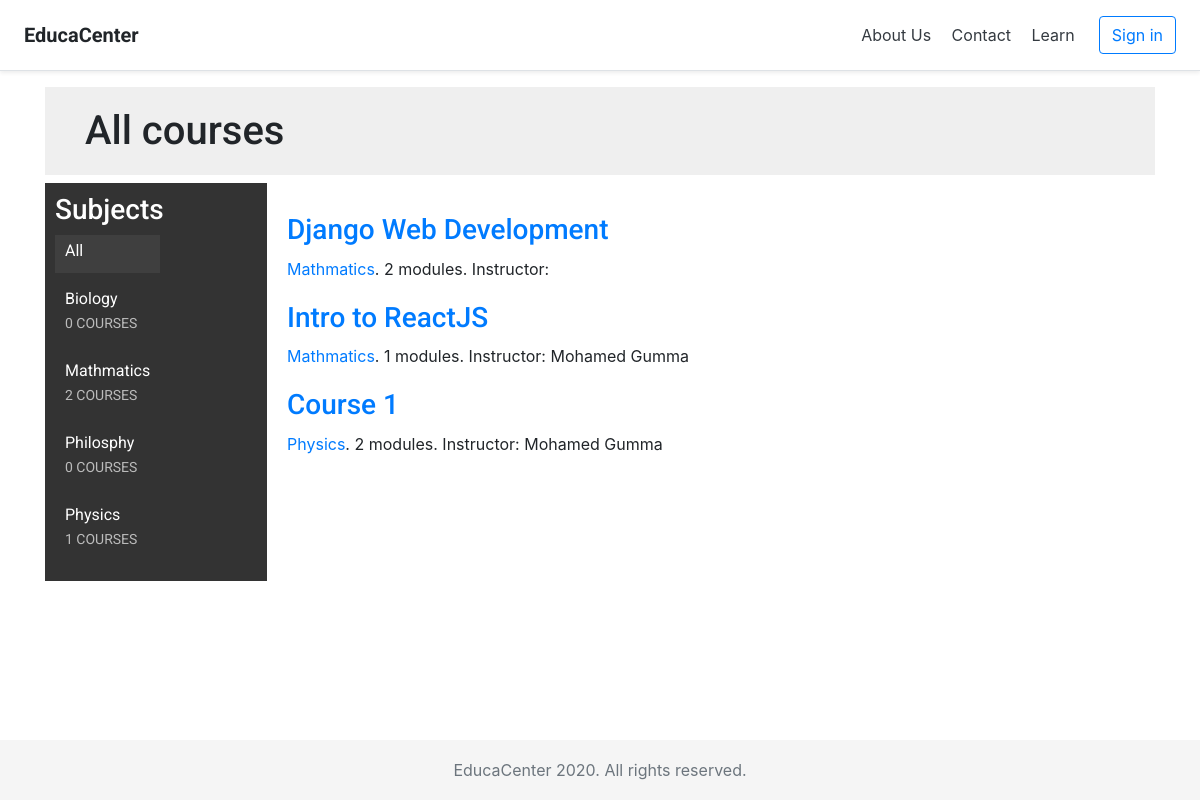
The app's page /, older data.
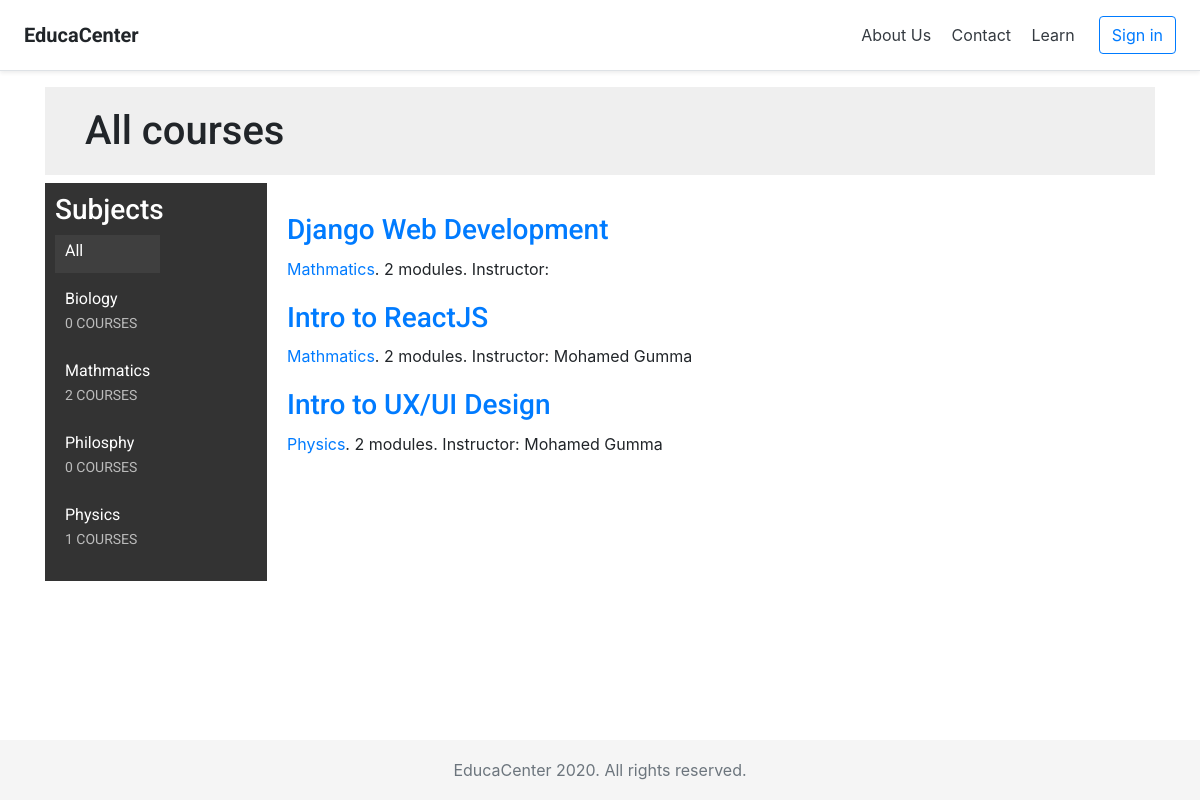
The same page, newer data.
### courses/models.py (models this page shows, shortened)
class Subject(models.Model):
    title = models.CharField(max_length=200)
    slug = models.SlugField(max_length=200, unique=True)
    class Meta:
        ordering = ['title']
    def __str__(self):
        return self.title

class Course(models.Model):
    owner = models.ForeignKey(User,related_name='courses_created',
                            on_delete=models.CASCADE)
    subject = models.ForeignKey(Subject,
                            related_name='courses',
                            on_delete=models.CASCADE)
    title = models.CharField(max_length=200)
    slug = models.SlugField(max_length=200, unique=True)
    overview = models.TextField()
    created = models.DateTimeField(auto_now_add=True)
    students = models.ManyToManyField(User,
                                    related_name='courses_joined',
                                    blank=True)
    class Meta:
        ordering = ['-created']

### courses/views.py (the view, shortened to what this page needs)
# urls.py: path('', CourseListView.as_view(), name='course_list'),
class CourseListView(TemplateResponseMixin, View):
    model = Course
    template_name = 'courses/course/list.html'
    def get(self, request, subject=None):
        subjects = cache.get('all_subjects')
        if not subjects:
            subjects = Subject.objects.annotate(
                                            total_courses=Count('courses'))
            cache.set('all_subjects', subjects)
        all_courses = Course.objects.annotate(
                                            total_modules=Count('modules'))
        return self.render_to_response({'subjects': subjects,
                                        'subject': subject,
                                        'courses': all_courses})

### courses/templates/courses/course/list.html (shortened to what this page needs)
{% extends "base.html" %}
{% block content %}
<h1>
    {% if subject %}
    {{ subject.title }} courses
    {% else %}
    All courses
    {% endif %}
</h1>
<div class="contents">
    <h3>Subjects</h3>
    <ul id="modules">
        <li {% if not subject %}class="selected" {% endif %}>
            <a href="{% url "course_list" %}">All</a>
        </li>
        {% for s in subjects %}
        <li {% if subject == s %}class="selected" {% endif %}>
            <a href="{% url "course_list_subject" s.slug %}">
                {{ s.title }}
                <br><span>{{ s.total_courses }} courses</span>
            </a>
        </li>
        {% endfor %}
    </ul>
</div>
<div class="module">
    {% for course in courses %}
    {% with subject=course.subject %}
    <h3><a href="{% url "course_detail" course.slug %}">
            {{ course.title }}</a></h3>
    <p>
        <a href="{% url "course_list_subject" subject.slug %}">
            {{ subject }}</a>.
        {{ course.total_modules }} modules.
        Instructor: {{ course.owner.get_full_name }}
    </p>
    {% endwith %}
    {% endfor %}
</div>
{% endblock %}

### courses/templates/base.html (shortened to what this page needs)
{% load staticfiles %}
<!DOCTYPE html>
<html>
<head>
    <link href="{% static "css/base.css" %}" rel="stylesheet">
    <link rel="stylesheet" href="https://stackpath.bootstrapcdn.com/bootstrap/4.4.1/css/bootstrap.min.css"
>
</head>
<body>
<div class="d-flex flex-column flex-md-row align-items-center p-3 px-md-4 mb-3 bg-white border-bottom shadow-sm">
  <h5 class="my-0 mr-md-auto font-weight-normal"><b>EducaCenter</b></h5>
  <nav class="my-2 my-md-0 mr-md-3">
    <a class="p-2 text-dark" href="#">About Us</a>
    <a class="p-2 text-dark" href="#">Contact</a>
    <a class="p-2 text-dark" href="{% url "student_course_list" %}">Learn</a>
  </nav>
  {% if request.user.is_authenticated %}
    <div class="btn-group" role="group">
    <button id="btnGroupDrop1" type="button" class="btn btn-primary dropdown-toggle" data-toggle="dropdown" aria-haspopup="true" aria-expanded="false">
      <svg class="bi bi-people-circle" width="1em" height="1em" viewBox="0 0 16 16" fill="currentColor" xmlns="http://www.w3.org/2000/svg">
  <path d="M13.468 12.37C12.758 11.226 11.195 10 8 10s-4.757 1.225-5.468 2.37A6.987 6.987 0 008 15a6.987 6.987 0 005.468-2.63z"/>
  <path fill-rule="evenodd" d="M8 9a3 3 0 100-6 3 3 0 000 6z" clip-rule="evenodd"/>
  <path fill-rule="evenodd" d="M8 1a7 7 0 100 14A7 7 0 008 1zM0 8a8 8 0 1116 0A8 8 0 010 8z" clip-rule="evenodd"/>
</svg>
    </button>
    <div class="dropdown-menu dropdown-menu-right" aria-labelledby="btnGroupDrop1">
      <a class="dropdown-item" href="{% url "password_change" %}">Change password</a>
      <a class="dropdown-item" href="{% url "logout" %}">Logout</a>
    </div>
  </div>
  {% else %}
  <a class="btn btn-outline-primary" href="{% url "login" %}">Sign in</a>
  {% endif %}
</div>
    <div class="container">
    <div id="content">
        {% block content %}
        {% endblock %}
    </div>
    </div>
    <footer class="footer" style="
  position: fixed;
  bottom: 0;
  width: 100%;
  height: 60px; /* Set the fixed height of the footer here */
  line-height: 60px; /* Vertically center the text there */
  background-color: #f5f5f5;
">
      <div class="container" style="width: auto;
  max-width: 680px;
  padding: 0 15px;
  text-align: center;">
        <span class="text-muted" style="text-align: center;">EducaCenter 2020. All rights reserved.</span>
      </div>
    </footer>
</body>
</html>

### courses/static/css/base.css (style rules this page uses)
body { margin:0; font-family:'Roboto', sans-serif; font-weight:400; color:#333; padding-bottom: 120px; }
a { color:#3fad37; text-decoration:none; }
ul { float:left; }
h1, h2, h3, h4, h5, h6 { font-family:'Roboto', sans-serif; font-weight:300; }
h1 { background:#efefef; width:100%; overflow:auto; padding:20px 0 20px 40px; margin:0; }
.module { padding:10px 20px; float:left; width:600px; }
.module h3 { margin:20px 0 0; padding:0; width:100%; }
.module p { margin:10px 0 20px; width:100%; float:left; }
.contents { width:20%; padding:10px; float:left; background:#333; color: #fff; font-family:'Roboto', sans-serif; }
.contents ul { list-style:none; margin:0; padding:0; }
.contents ul li { margin:0 0 10px 0; padding:4px 10px 10px; overflow:auto; }
.contents ul li.selected { background:#3f3f3f; }
.contents ul span { text-transform:uppercase; color:#bbb; font-size:14px; }
.contents ul a { display:block; color:#fff; text-decoration:none; }

Row changes from the older to the newer data that the page shows:
computed for Course "Intro to ReactJS": total_modules "1" → "2"
changed Course "Physics": title "Course 1" → "Intro to UX/UI Design"
